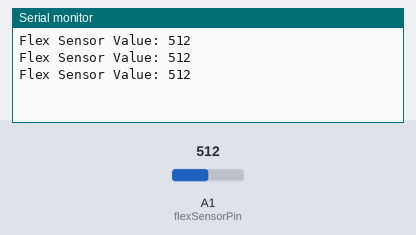
This sketch was run on a simulated Arduino Uno, built with avr-gcc and run on an emulated ATmega328P. Parts: the last lines printed to the serial monitor. Inputs (shaded band) come from the test bench; at power-on: A1 (flexSensorPin) = 512.

Above: at 1.3 s.
1.4 s: A1 (flexSensorPin) set to 716
At 1.9 s:
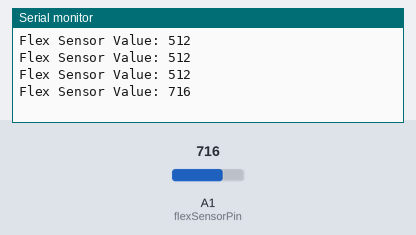
2.9 s: A1 (flexSensorPin) set to 900
At 3.4 s:
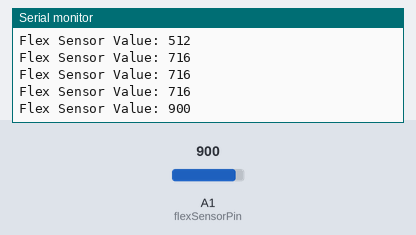
Timing chart, 0 to 5.9 s (numbered marks = the images above; inputs shaded):
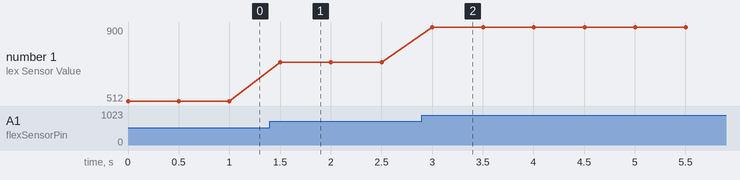

The sketch:

flexsensor.ino
```cpp
const int flexSensorPin = A1;  // Analog pin connected to the flex sensor
int flexValue = 0;             // Variable to store the flex sensor value
void setup() {
  Serial.begin(9600);  // Initialize serial communication at 9600 bps
}
void loop() {
  flexValue = analogRead(flexSensorPin);  // Read the value from the flex sensor
  Serial.print("Flex Sensor Value: ");
  Serial.println(flexValue);  // Print the value to the Serial Monitor
  delay(500);
}
 
```

Measured:
- after the input at 1.4 s, the serial monitor: prints a new line after 0.10 s (image 1)
- after the input at 2.9 s, the serial monitor: prints a new line after 0.10 s (image 2)
- plotted number 1: 512 → 716 after the input at 1.4 s, 716 → 900 after the input at 2.9 s
